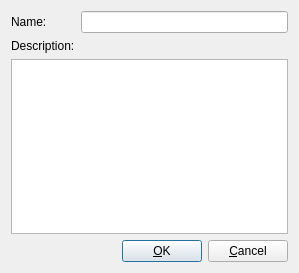
<?xml version="1.0" encoding="UTF-8"?>
<ui version="4.0">
 <class>ComboGroupDialog</class>
 <widget class="QDialog" name="ComboGroupDialog">
  <property name="geometry">
   <rect>
    <x>0</x>
    <y>0</y>
    <width>299</width>
    <height>273</height>
   </rect>
  </property>
  <property name="windowTitle">
   <string/>
  </property>
  <layout class="QVBoxLayout" name="verticalLayout">
   <item>
    <layout class="QGridLayout" name="gridLayout">
     <item row="2" column="0" colspan="2">
      <widget class="QPlainTextEdit" name="editDescription">
       <property name="contextMenuPolicy">
        <enum>Qt::CustomContextMenu</enum>
       </property>
      </widget>
     </item>
     <item row="0" column="0">
      <widget class="QLabel" name="labelName">
       <property name="text">
        <string>Name:</string>
       </property>
      </widget>
     </item>
     <item row="0" column="1">
      <widget class="QLineEdit" name="editName"/>
     </item>
     <item row="1" column="0">
      <widget class="QLabel" name="labelDescription">
       <property name="text">
        <string>Description:</string>
       </property>
      </widget>
     </item>
     <item row="1" column="1">
      <spacer name="horizontalSpacer_2">
       <property name="orientation">
        <enum>Qt::Horizontal</enum>
       </property>
       <property name="sizeHint" stdset="0">
        <size>
         <width>40</width>
         <height>5</height>
        </size>
       </property>
      </spacer>
     </item>
    </layout>
   </item>
   <item>
    <layout class="QHBoxLayout" name="horizontalLayout">
     <item>
      <spacer name="horizontalSpacer">
       <property name="orientation">
        <enum>Qt::Horizontal</enum>
       </property>
       <property name="sizeHint" stdset="0">
        <size>
         <width>40</width>
         <height>5</height>
        </size>
       </property>
      </spacer>
     </item>
     <item>
      <widget class="QPushButton" name="buttonOk">
       <property name="text">
        <string>&amp;OK</string>
       </property>
       <property name="default">
        <bool>true</bool>
       </property>
      </widget>
     </item>
     <item>
      <widget class="QPushButton" name="buttonCancel">
       <property name="text">
        <string>&amp;Cancel</string>
       </property>
      </widget>
     </item>
    </layout>
   </item>
  </layout>
  <action name="actionOk">
   <property name="text">
    <string>&amp;OK</string>
   </property>
  </action>
 </widget>
 <tabstops>
  <tabstop>editName</tabstop>
  <tabstop>editDescription</tabstop>
  <tabstop>buttonOk</tabstop>
  <tabstop>buttonCancel</tabstop>
 </tabstops>
 <resources/>
 <connections>
  <connection>
   <sender>actionOk</sender>
   <signal>triggered()</signal>
   <receiver>ComboGroupDialog</receiver>
   <slot>onActionOk()</slot>
   <hints>
    <hint type="sourcelabel">
     <x>-1</x>
     <y>-1</y>
    </hint>
    <hint type="destinationlabel">
     <x>173</x>
     <y>138</y>
    </hint>
   </hints>
  </connection>
  <connection>
   <sender>buttonOk</sender>
   <signal>clicked()</signal>
   <receiver>actionOk</receiver>
   <slot>trigger()</slot>
   <hints>
    <hint type="sourcelabel">
     <x>219</x>
     <y>256</y>
    </hint>
    <hint type="destinationlabel">
     <x>-1</x>
     <y>-1</y>
    </hint>
   </hints>
  </connection>
  <connection>
   <sender>buttonCancel</sender>
   <signal>clicked()</signal>
   <receiver>ComboGroupDialog</receiver>
   <slot>reject()</slot>
   <hints>
    <hint type="sourcelabel">
     <x>251</x>
     <y>251</y>
    </hint>
    <hint type="destinationlabel">
     <x>149</x>
     <y>136</y>
    </hint>
   </hints>
  </connection>
  <connection>
   <sender>editName</sender>
   <signal>textChanged(QString)</signal>
   <receiver>ComboGroupDialog</receiver>
   <slot>onNameChanged()</slot>
   <hints>
    <hint type="sourcelabel">
     <x>180</x>
     <y>19</y>
    </hint>
    <hint type="destinationlabel">
     <x>149</x>
     <y>136</y>
    </hint>
   </hints>
  </connection>
 </connections>
 <slots>
  <slot>onActionOk()</slot>
  <slot>onNameChanged()</slot>
 </slots>
</ui>
